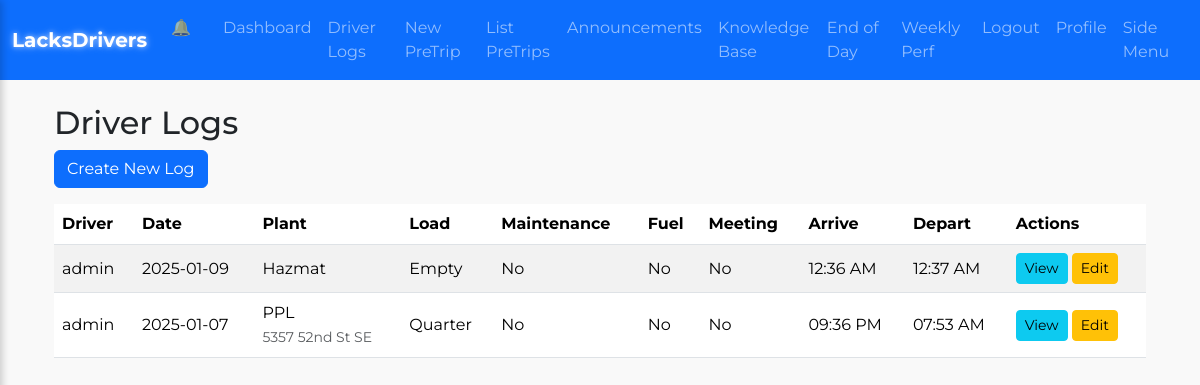
/driver_logs (signed in), run on an earlier commit of the app's database.
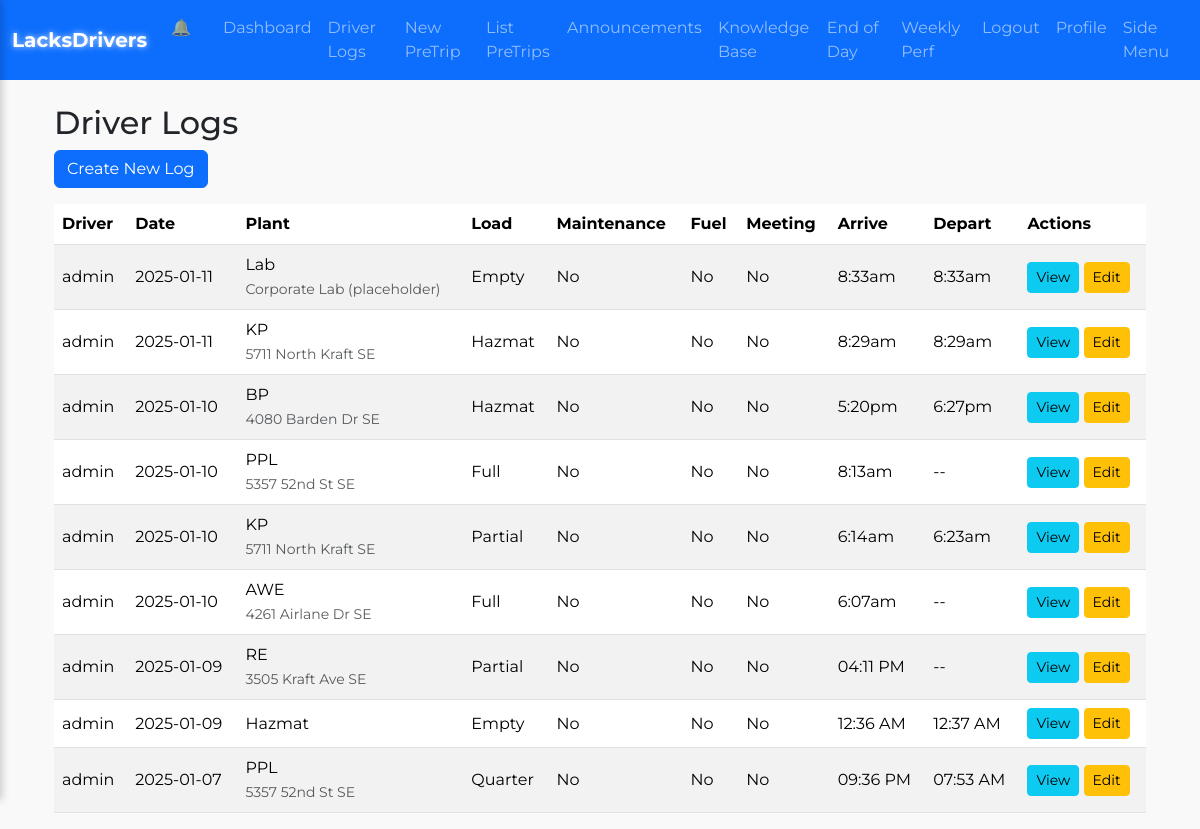
And on a later commit of the database.
### lacksdrivers.py (models this page shows, shortened)
class DriverLog(db.Model):
    __tablename__ = "driver_log"
    id = db.Column(db.Integer, primary_key=True)
    driver_id = db.Column(db.Integer, db.ForeignKey("user.id"), nullable=False)
    driver = db.relationship("User", backref="driver_logs", lazy="joined")
    date = db.Column(db.Date, nullable=False)
    arrive_time = db.Column(db.String(20))
    depart_time = db.Column(db.String(20))
    downtime_reason = db.Column(db.String(200), nullable=True)
    load_size = db.Column(db.String(10), nullable=False)
    plant_name = db.Column(db.String(20), nullable=False)
    maintenance = db.Column(db.Boolean, default=False)
    fuel = db.Column(db.Boolean, default=False)
    meeting = db.Column(db.Boolean, default=False)
    created_at = db.Column(db.DateTime, default=datetime.utcnow)
    updated_at = db.Column(db.DateTime, onupdate=datetime.utcnow)

class User(db.Model, UserMixin):
    __tablename__ = "user"
    id = db.Column(db.Integer, primary_key=True)
    username = db.Column(db.String(64), unique=True, nullable=False)
    email = db.Column(db.String(120), unique=True, nullable=False)
    password_hash = db.Column(db.String(128))
    role = db.Column(db.String(20), default="driver")  # "driver" or "management"
    tasks = db.relationship("Task", backref="assigned_user", lazy="dynamic")

### lacksdrivers.py (the view)
@app.route("/driver_logs", methods=["GET"])
@login_required
def driver_logs():
    if current_user.role == "management":
        all_drivers = User.query.filter_by(role="driver").all()
        selected_driver_id = request.args.get("driver_id", type=int)
        query = DriverLog.query.order_by(DriverLog.created_at.desc())
        if selected_driver_id:
            query = query.filter_by(driver_id=selected_driver_id)
        logs = query.all()
        return render_template("driver_logs.html", logs=logs, all_drivers=all_drivers, selected_driver_id=selected_driver_id)
    else:
        logs = DriverLog.query.filter_by(driver_id=current_user.id)\
                              .order_by(DriverLog.created_at.desc()).all()
        return render_template("driver_logs.html", logs=logs)

### lacksdrivers.py (called while the page is built)
@app.context_processor
def inject_plant_addresses():
    return dict(PLANT_ADDRESSES=PLANT_ADDRESSES)

@login_manager.user_loader
def load_user(user_id):
    return User.query.get(int(user_id))

@app.template_filter('to_local_time')
def to_local_time(utc_str):
    if not utc_str:
        return ""
    try:
        dt_utc = datetime.strptime(utc_str, "%Y-%m-%d %H:%M:%S")
        dt_utc = pytz.utc.localize(dt_utc)
        local_tz = pytz.timezone("America/Detroit")
        dt_local = dt_utc.astimezone(local_tz)
        formatted = dt_local.strftime("%I:%M%p").lower()
        return formatted.lstrip('0')
    except ValueError:
        return utc_str

### templates/driver_logs.html (shortened to what this page needs)
{% extends "base.html" %}
{% block content %}
<div class="container slide-in">
  <h2 class="mt-3">Driver Logs</h2>
  {% if current_user.role == 'driver' %}
    <a href="{{ url_for('new_driving_log') }}" class="btn btn-primary mb-3 hover-btn">
      Create New Log
    </a>
  {% endif %}
  {% if logs %}
    <table class="table table-striped align-middle">
      <thead>
        <tr>
          <th>Driver</th>
          <th>Date</th>
          <th>Plant</th>
          <th>Load</th>
          <th>Maintenance</th>
          <th>Fuel</th>
          <th>Meeting</th>
          <th>Arrive</th>
          <th>Depart</th>
          <th>Actions</th>
        </tr>
      </thead>
      <tbody>
        {% for log in logs %}
          <tr>
            <td>{{ log.driver.username }}</td>
            <td>{{ log.date }}</td>
            <td>
              {{ log.plant_name }}
              {% if log.plant_name in PLANT_ADDRESSES %}
                <br>
                <small class="text-muted">
                  {{ PLANT_ADDRESSES[log.plant_name] }}
                </small>
              {% endif %}
            </td>
            <td>{{ log.load_size }}</td>
            <td>{{ "Yes" if log.maintenance else "No" }}</td>
            <td>{{ "Yes" if log.fuel else "No" }}</td>
            <td>{{ "Yes" if log.meeting else "No" }}</td>
            <td>{{ log.arrive_time|to_local_time if log.arrive_time else '--' }}</td>
            <td>{{ log.depart_time|to_local_time if log.depart_time else '--' }}</td>
            <td>
              <a
                href="{{ url_for('view_driver_log', log_id=log.id) }}"
                class="btn btn-sm btn-info hover-btn"
              >
                View
              </a>
              {% if current_user.role == 'management' or log.driver_id == current_user.id %}
                <a
                  href="{{ url_for('edit_driver_log', log_id=log.id) }}"
                  class="btn btn-sm btn-warning hover-btn"
                >
                  Edit
                </a>
              {% endif %}
            </td>
          </tr>
        {% endfor %}
      </tbody>
    </table>
  {% else %}
    <p>No logs found.</p>
  {% endif %}
</div>
{% endblock %}

### templates/base.html (shortened to what this page needs)
<!DOCTYPE html>
<html lang="en">
<head>
  <link
    rel="stylesheet"
    href="https://cdn.jsdelivr.net/npm/bootstrap@5.3.1/dist/css/bootstrap.min.css"
  >
</head>
<body>
  <nav class="navbar navbar-expand-md navbar-dark bg-primary py-2">
    <div class="container-fluid">
      <a class="navbar-brand glow-text" href="{{ url_for('dashboard') }}">
      </a>
      <div class="collapse navbar-collapse" id="mainNavbar">
        <ul class="navbar-nav ms-auto">
          <li class="nav-item d-none d-md-block me-3">
            <a class="nav-link" href="{{ url_for('recent_activity') }}">
              &#128276;
            </a>
          </li>
          <li class="nav-item">
            <a class="nav-link" href="{{ url_for('dashboard') }}">Dashboard</a>
          </li>
          <li class="nav-item">
            <a class="nav-link" href="{{ url_for('driver_logs') }}">Driver Logs</a>
          </li>
          <li class="nav-item">
            <a class="nav-link" href="{{ url_for('new_pretrip') }}">New PreTrip</a>
          </li>
          <li class="nav-item">
            <a class="nav-link" href="{{ url_for('list_pretrips') }}">List PreTrips</a>
          </li>
          <li class="nav-item">
            <a class="nav-link" href="{{ url_for('announcements') }}">Announcements</a>
          </li>
          <li class="nav-item">
            <a class="nav-link" href="{{ url_for('knowledge_base') }}">Knowledge Base</a>
          </li>
          <li class="nav-item">
            <a class="nav-link" href="{{ url_for('end_of_day_summary') }}">End of Day</a>
          </li>
          <li class="nav-item">
            <a class="nav-link" href="{{ url_for('weekly_performance') }}">Weekly Perf</a>
          </li>
          <li class="nav-item">
            <a class="nav-link" href="{{ url_for('logout') }}">Logout</a>
          </li>
          <li class="nav-item">
            <a class="nav-link" href="{{ url_for('profile') }}">Profile</a>
          </li>
          <li class="nav-item">
            <a class="nav-link" href="#" id="openPanelBtn">Side Menu</a>
          </li>
        </ul>
      </div>
    </div>
  </nav>
  <div class="container mt-4 fade-in">
    {% block content %}{% endblock %}
  </div>
</body>
</html>

### templates/base.html (style rules this page uses)
body { font-family: 'Montserrat', sans-serif; background-color: #f9f9f9; }
.glow-text { font-weight: 700; color: #fff; position: relative; }
.navbar { transition: background-color 0.3s ease; }
.navbar-nav .nav-link { transition: color 0.2s ease; }
.hover-btn { transition: transform 0.2s ease, background-color 0.2s ease; }
.fade-in { opacity: 0; animation: fadeInAnimation 0.6s forwards; }

What changed in the data, as far as the page shows it:
added DriverLog: driver.username "admin", date "2025-01-11", plant_name "Lab", plant_name "Corporate Lab (placeholder)", load_size "Empty", maintenance "No", fuel "No", meeting "No", arrive_time|to_local_time "8:33am", depart_time|to_local_time "8:33am"
added DriverLog: driver.username "admin", date "2025-01-11", plant_name "KP", plant_name "5711 North Kraft SE", load_size "Hazmat", maintenance "No", fuel "No", meeting "No", arrive_time|to_local_time "8:29am", depart_time|to_local_time "8:29am"
added DriverLog: driver.username "admin", date "2025-01-10", plant_name "BP", plant_name "4080 Barden Dr SE", load_size "Hazmat", maintenance "No", fuel "No", meeting "No", arrive_time|to_local_time "5:20pm", depart_time|to_local_time "6:27pm"
added DriverLog: driver.username "admin", date "2025-01-10", plant_name "PPL", plant_name "5357 52nd St SE", load_size "Full", maintenance "No", fuel "No", meeting "No", arrive_time|to_local_time "8:13am", depart_time|to_local_time "--"
added DriverLog: driver.username "admin", date "2025-01-10", plant_name "KP", plant_name "5711 North Kraft SE", load_size "Partial", maintenance "No", fuel "No", meeting "No", arrive_time|to_local_time "6:14am", depart_time|to_local_time "6:23am"
added DriverLog: driver.username "admin", date "2025-01-10", plant_name "AWE", plant_name "4261 Airlane Dr SE", load_size "Full", maintenance "No", fuel "No", meeting "No", arrive_time|to_local_time "6:07am", depart_time|to_local_time "--"
added DriverLog: driver.username "admin", date "2025-01-09", plant_name "RE", plant_name "3505 Kraft Ave SE", load_size "Partial", maintenance "No", fuel "No", meeting "No", arrive_time|to_local_time "04:11 PM", depart_time|to_local_time "--"
